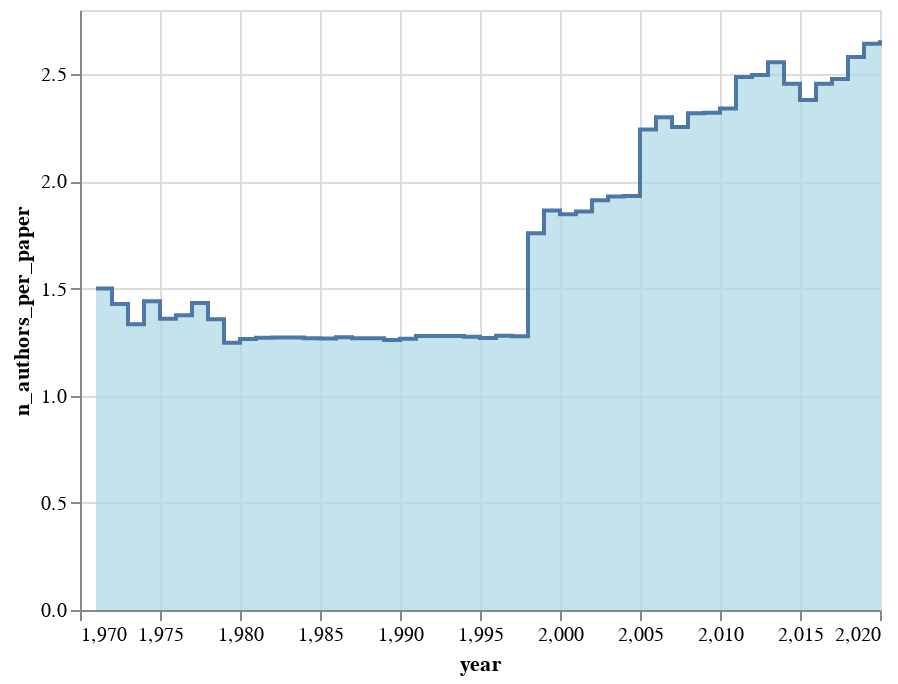

The cell this chart's notebook holds for it:
### Code cell
alt.Chart(df_summary).mark_area(
    color="lightblue",
    interpolate='step-after',
    line=True
).encode(
    x='year',
    y='n_authors_per_paper'
)

### Figure 1 — Vega-Lite specification as saved in the notebook (floating-point values rounded to 4 significant figures)
{"config": {"view": {"continuousWidth": 400, "continuousHeight": 300}}, "data": {"name": "data-db74778010134993643cce71a89b72e6"}, "mark": {"type": "area", "color": "lightblue", "interpolate": "step-after", "line": true}, "encoding": {"x": {"type": "quantitative", "field": "year"}, "y": {"type": "quantitative", "field": "n_authors_per_paper"}}, "$schema": "https://vega.github.io/schema/vega-lite/v4.8.1.json", "datasets": {"data-db74778010134993643cce71a89b72e6": [{"year": 1971, "n_authors": 35, "n_papers": 28, "n_authors_per_paper": 1.5, "n_papers_per_author": 1.2, "n_collabs": 13, "n_isolates": 12, "mean_collabs": 0.7429, "largest_component": 0.1143}, {"year": 1972, "n_authors": 58, "n_papers": 42, "n_authors_per_paper": 1.429, "n_papers_per_author": 1.034, "n_collabs": 18, "n_isolates": 22, "mean_collabs": 0.6207, "largest_component": 0.03448}, {"year": 1973, "n_authors": 47, "n_papers": 36, "n_authors_per_paper": 1.333, "n_papers_per_author": 1.021, "n_collabs": 12, "n_isolates": 23, "mean_collabs": 0.5106, "largest_component": 0.04255}, {"year": 1974, "n_authors": 47, "n_papers": 34, "n_authors_per_paper": 1.441, "n_papers_per_author": 1.043, "n_collabs": 15, "n_isolates": 17, "mean_collabs": 0.6383, "largest_component": 0.04255}, {"year": 1975, "n_authors": 161, "n_papers": 131, "n_authors_per_paper": 1.359, "n_papers_per_author": 1.106, "n_collabs": 44, "n_isolates": 74, "mean_collabs": 0.5466, "largest_component": 0.01863}, {"year": 1976, "n_authors": 120, "n_papers": 96, "n_authors_per_paper": 1.375, "n_papers_per_author": 1.1, "n_collabs": 35, "n_isolates": 54, "mean_collabs": 0.5833, "largest_component": 0.03333}, {"year": 1977, "n_authors": 103, "n_papers": 81, "n_authors_per_paper": 1.432, "n_papers_per_author": 1.126, "n_collabs": 34, "n_isolates": 38, "mean_collabs": 0.6602, "largest_component": 0.02913}, {"year": 1978, "n_authors": 34, "n_papers": 28, "n_authors_per_paper": 1.357, "n_papers_per_author": 1.118, "n_collabs": 10, "n_isolates": 14, "mean_collabs": 0.5882, "largest_component": 0.05882}, {"year": 1979, "n_authors": 8860, "n_papers": 7996, "n_authors_per_paper": 1.248, "n_papers_per_author": 1.126, "n_collabs": 1914, "n_isolates": 5197, "mean_collabs": 0.4321, "largest_component": 0.0006772}, {"year": 1980, "n_authors": 15717, "n_papers": 15008, "n_authors_per_paper": 1.265, "n_papers_per_author": 1.208, "n_collabs": 3797, "n_isolates": 8707, "mean_collabs": 0.4832, "largest_component": 0.000509}, {"year": 1981, "n_authors": 15820, "n_papers": 15090, "n_authors_per_paper": 1.271, "n_papers_per_author": 1.212, "n_collabs": 3909, "n_isolates": 8603, "mean_collabs": 0.4942, "largest_component": 0.0006321}, {"year": 1982, "n_authors": 13248, "n_papers": 12408, "n_authors_per_paper": 1.271, "n_papers_per_author": 1.191, "n_collabs": 3231, "n_isolates": 7205, "mean_collabs": 0.4878, "largest_component": 0.0006793}, {"year": 1983, "n_authors": 14570, "n_papers": 13565, "n_authors_per_paper": 1.272, "n_papers_per_author": 1.184, "n_collabs": 3527, "n_isolates": 7947, "mean_collabs": 0.4841, "largest_component": 0.0004804}, {"year": 1984, "n_authors": 14422, "n_papers": 13707, "n_authors_per_paper": 1.268, "n_papers_per_author": 1.206, "n_collabs": 3488, "n_isolates": 7955, "mean_collabs": 0.4837, "largest_component": 0.0007627}, {"year": 1985, "n_authors": 14106, "n_papers": 13415, "n_authors_per_paper": 1.268, "n_papers_per_author": 1.205, "n_collabs": 3418, "n_isolates": 7728, "mean_collabs": 0.4846, "largest_component": 0.0005671}, {"year": 1986, "n_authors": 14348, "n_papers": 13360, "n_authors_per_paper": 1.272, "n_papers_per_author": 1.185, "n_collabs": 3513, "n_isolates": 7740, "mean_collabs": 0.4897, "largest_component": 0.000697}, {"year": 1987, "n_authors": 14471, "n_papers": 13475, "n_authors_per_paper": 1.269, "n_papers_per_author": 1.181, "n_collabs": 3466, "n_isolates": 7976, "mean_collabs": 0.479, "largest_component": 0.0008983}, {"year": 1988, "n_authors": 13647, "n_papers": 12683, "n_authors_per_paper": 1.268, "n_papers_per_author": 1.179, "n_collabs": 3265, "n_isolates": 7483, "mean_collabs": 0.4785, "largest_component": 0.0005129}, {"year": 1989, "n_authors": 15746, "n_papers": 14852, "n_authors_per_paper": 1.26, "n_papers_per_author": 1.189, "n_collabs": 3721, "n_isolates": 8757, "mean_collabs": 0.4726, "largest_component": 0.0004446}, {"year": 1990, "n_authors": 15161, "n_papers": 14224, "n_authors_per_paper": 1.266, "n_papers_per_author": 1.187, "n_collabs": 3636, "n_isolates": 8336, "mean_collabs": 0.4797, "largest_component": 0.0005277}, {"year": 1991, "n_authors": 15641, "n_papers": 14467, "n_authors_per_paper": 1.278, "n_papers_per_author": 1.182, "n_collabs": 3851, "n_isolates": 8415, "mean_collabs": 0.4924, "largest_component": 0.0005115}, {"year": 1992, "n_authors": 15973, "n_papers": 14889, "n_authors_per_paper": 1.278, "n_papers_per_author": 1.192, "n_collabs": 3978, "n_isolates": 8567, "mean_collabs": 0.4981, "largest_component": 0.0005008}, {"year": 1993, "n_authors": 15768, "n_papers": 14683, "n_authors_per_paper": 1.279, "n_papers_per_author": 1.191, "n_collabs": 3910, "n_isolates": 8438, "mean_collabs": 0.4959, "largest_component": 0.0005074}, {"year": 1994, "n_authors": 17965, "n_papers": 16970, "n_authors_per_paper": 1.275, "n_papers_per_author": 1.204, "n_collabs": 4480, "n_isolates": 9653, "mean_collabs": 0.4987, "largest_component": 0.000835}, {"year": 1995, "n_authors": 17882, "n_papers": 16748, "n_authors_per_paper": 1.269, "n_papers_per_author": 1.189, "n_collabs": 4327, "n_isolates": 9758, "mean_collabs": 0.484, "largest_component": 0.0005033}, {"year": 1996, "n_authors": 17514, "n_papers": 16117, "n_authors_per_paper": 1.28, "n_papers_per_author": 1.178, "n_collabs": 4354, "n_isolates": 9343, "mean_collabs": 0.4972, "largest_component": 0.0003997}, {"year": 1997, "n_authors": 17462, "n_papers": 15988, "n_authors_per_paper": 1.278, "n_papers_per_author": 1.17, "n_collabs": 4282, "n_isolates": 9388, "mean_collabs": 0.4904, "largest_component": 0.0004009}, {"year": 1998, "n_authors": 21557, "n_papers": 14482, "n_authors_per_paper": 1.758, "n_papers_per_author": 1.181, "n_collabs": 17871, "n_isolates": 6230, "mean_collabs": 1.658, "largest_component": 0.004685}, {"year": 1999, "n_authors": 26441, "n_papers": 17212, "n_authors_per_paper": 1.864, "n_papers_per_author": 1.213, "n_collabs": 25535, "n_isolates": 6745, "mean_collabs": 1.931, "largest_component": 0.004992}, {"year": 2000, "n_authors": 26663, "n_papers": 17873, "n_authors_per_paper": 1.847, "n_papers_per_author": 1.238, "n_collabs": 25841, "n_isolates": 6901, "mean_collabs": 1.938, "largest_component": 0.006038}, {"year": 2001, "n_authors": 24505, "n_papers": 15853, "n_authors_per_paper": 1.86, "n_papers_per_author": 1.203, "n_collabs": 23559, "n_isolates": 6347, "mean_collabs": 1.923, "largest_component": 0.005672}, {"year": 2002, "n_authors": 28411, "n_papers": 18486, "n_authors_per_paper": 1.913, "n_papers_per_author": 1.244, "n_collabs": 29155, "n_isolates": 6718, "mean_collabs": 2.052, "largest_component": 0.02946}, {"year": 2003, "n_authors": 27480, "n_papers": 17449, "n_authors_per_paper": 1.929, "n_papers_per_author": 1.225, "n_collabs": 28829, "n_isolates": 6391, "mean_collabs": 2.098, "largest_component": 0.004803}, {"year": 2004, "n_authors": 11193, "n_papers": 6432, "n_authors_per_paper": 1.932, "n_papers_per_author": 1.11, "n_collabs": 11136, "n_isolates": 2806, "mean_collabs": 1.99, "largest_component": 0.005092}, {"year": 2005, "n_authors": 33034, "n_papers": 18775, "n_authors_per_paper": 2.242, "n_papers_per_author": 1.274, "n_collabs": 44784, "n_isolates": 5384, "mean_collabs": 2.711, "largest_component": 0.09136}, {"year": 2006, "n_authors": 34145, "n_papers": 18837, "n_authors_per_paper": 2.3, "n_papers_per_author": 1.269, "n_collabs": 48534, "n_isolates": 5061, "mean_collabs": 2.843, "largest_component": 0.07846}, {"year": 2007, "n_authors": 47580, "n_papers": 28125, "n_authors_per_paper": 2.254, "n_papers_per_author": 1.332, "n_collabs": 69576, "n_isolates": 7609, "mean_collabs": 2.925, "largest_component": 0.1646}, {"year": 2008, "n_authors": 59667, "n_papers": 35104, "n_authors_per_paper": 2.318, "n_papers_per_author": 1.364, "n_collabs": 92181, "n_isolates": 8751, "mean_collabs": 3.09, "largest_component": 0.2003}, {"year": 2009, "n_authors": 70702, "n_papers": 41251, "n_authors_per_paper": 2.32, "n_papers_per_author": 1.354, "n_collabs": 113433, "n_isolates": 10591, "mean_collabs": 3.209, "largest_component": 0.2118}, {"year": 2010, "n_authors": 65676, "n_papers": 37039, "n_authors_per_paper": 2.34, "n_papers_per_author": 1.32, "n_collabs": 100742, "n_isolates": 9570, "mean_collabs": 3.068, "largest_component": 0.1823}, {"year": 2011, "n_authors": 67938, "n_papers": 36226, "n_authors_per_paper": 2.488, "n_papers_per_author": 1.327, "n_collabs": 116363, "n_isolates": 8740, "mean_collabs": 3.426, "largest_component": 0.2069}, {"year": 2012, "n_authors": 66880, "n_papers": 35059, "n_authors_per_paper": 2.496, "n_papers_per_author": 1.308, "n_collabs": 113423, "n_isolates": 8323, "mean_collabs": 3.392, "largest_component": 0.2006}, {"year": 2013, "n_authors": 41771, "n_papers": 19696, "n_authors_per_paper": 2.556, "n_papers_per_author": 1.205, "n_collabs": 67267, "n_isolates": 5049, "mean_collabs": 3.221, "largest_component": 0.08073}, {"year": 2014, "n_authors": 68363, "n_papers": 37226, "n_authors_per_paper": 2.456, "n_papers_per_author": 1.337, "n_collabs": 114852, "n_isolates": 8417, "mean_collabs": 3.36, "largest_component": 0.2105}, {"year": 2015, "n_authors": 67181, "n_papers": 36610, "n_authors_per_paper": 2.38, "n_papers_per_author": 1.297, "n_collabs": 99874, "n_isolates": 8830, "mean_collabs": 2.973, "largest_component": 0.1344}, {"year": 2016, "n_authors": 72588, "n_papers": 38588, "n_authors_per_paper": 2.455, "n_papers_per_author": 1.305, "n_collabs": 115138, "n_isolates": 8665, "mean_collabs": 3.172, "largest_component": 0.1615}, {"year": 2017, "n_authors": 73079, "n_papers": 38305, "n_authors_per_paper": 2.479, "n_papers_per_author": 1.299, "n_collabs": 115579, "n_isolates": 8428, "mean_collabs": 3.163, "largest_component": 0.1701}, {"year": 2018, "n_authors": 71355, "n_papers": 35528, "n_authors_per_paper": 2.581, "n_papers_per_author": 1.285, "n_collabs": 122699, "n_isolates": 7367, "mean_collabs": 3.439, "largest_component": 0.1816}, {"year": 2019, "n_authors": 75879, "n_papers": 36992, "n_authors_per_paper": 2.642, "n_papers_per_author": 1.288, "n_collabs": 132042, "n_isolates": 7256, "mean_collabs": 3.48, "largest_component": 0.1909}, {"year": 2020, "n_authors": 77282, "n_papers": 37152, "n_authors_per_paper": 2.659, "n_papers_per_author": 1.278, "n_collabs": 133958, "n_isolates": 7373, "mean_collabs": 3.467, "largest_component": 0.1917}]}}
